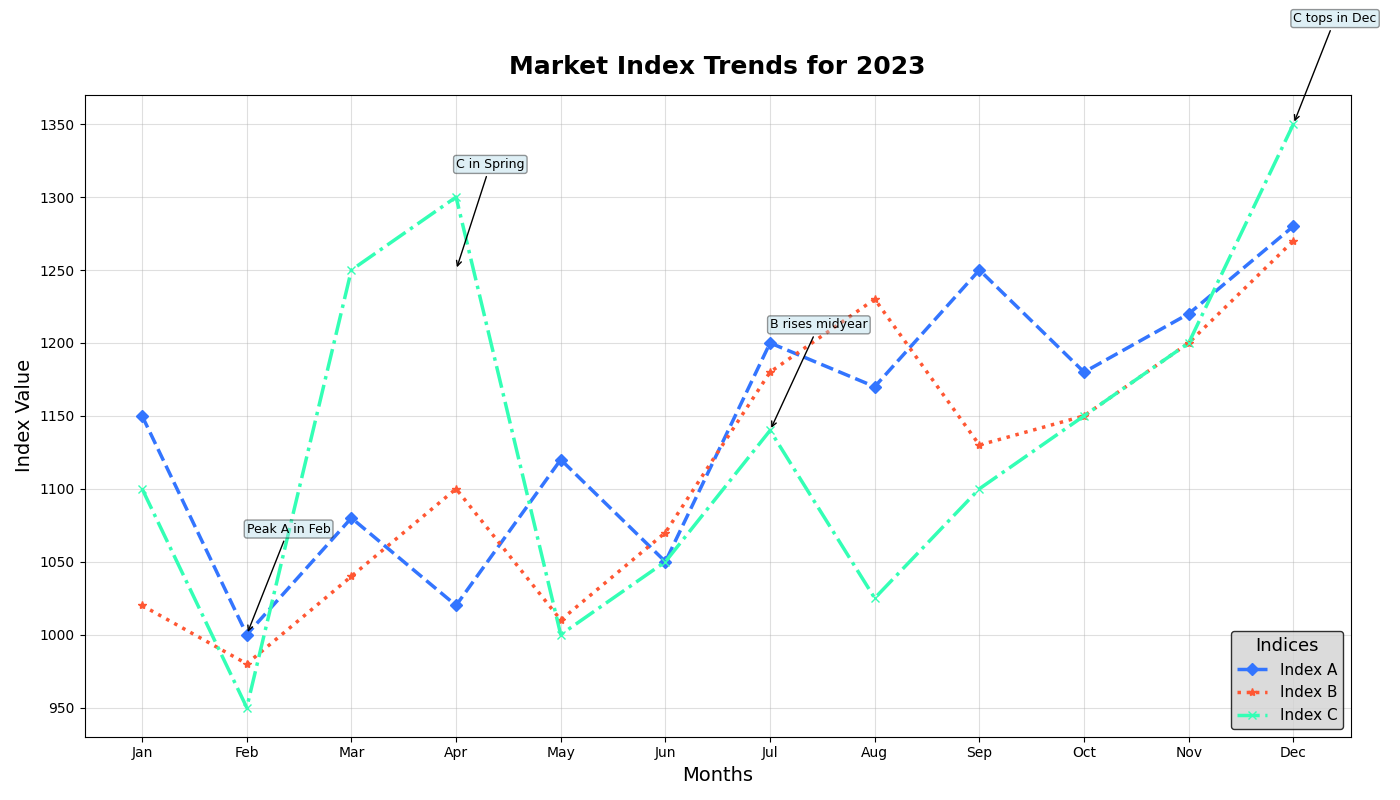

Reproduce this figure in Python.
import matplotlib.pyplot as plt
import numpy as np

months = np.array(['Jan', 'Feb', 'Mar', 'Apr', 'May', 'Jun', 'Jul', 'Aug', 'Sep', 'Oct', 'Nov', 'Dec'])
index_A = np.array([1150, 1000, 1080, 1020, 1120, 1050, 1200, 1170, 1250, 1180, 1220, 1280])
index_B = np.array([1020, 980, 1040, 1100, 1010, 1070, 1180, 1230, 1130, 1150, 1200, 1270])
index_C = np.array([1100, 950, 1250, 1300, 1000, 1050, 1140, 1025, 1100, 1150, 1200, 1350])

fig, ax = plt.subplots(figsize=(14, 8))

# Changed colors: original '#FF5733', '#33FFB5', '#3375FF'
ax.plot(months, index_A, marker='D', linestyle='--', linewidth=2.5, color='#3375FF', label='Index A')
ax.plot(months, index_B, marker='*', linestyle=':', linewidth=2.5, color='#FF5733', label='Index B')
ax.plot(months, index_C, marker='x', linestyle='-.', linewidth=2.5, color='#33FFB5', label='Index C')

ax.set_title('Market Index Trends for 2023', fontsize=18, fontweight='bold', pad=15)
ax.set_xlabel('Months', fontsize=14)
ax.set_ylabel('Index Value', fontsize=14)

ax.legend(title='Indices', title_fontsize=13, fontsize=11, loc='lower right', facecolor='lightgrey', edgecolor='black')

milestones = [
    ('Feb', 1000, 'Peak A in Feb'),
    ('Apr', 1250, 'C in Spring'),
    ('Jul', 1140, 'B rises midyear'),
    ('Dec', 1350, 'C tops in Dec')
]
for month, value, text in milestones:
    ax.annotate(text, xy=(month, value), xytext=(month, value + 70),
                arrowprops=dict(arrowstyle='->', connectionstyle='arc3', color='black'),
                fontsize=9, bbox=dict(boxstyle="round,pad=0.2", edgecolor='black', facecolor='lightblue', alpha=0.4))

ax.grid(linestyle='-', alpha=0.4)
plt.tight_layout()
plt.show()
